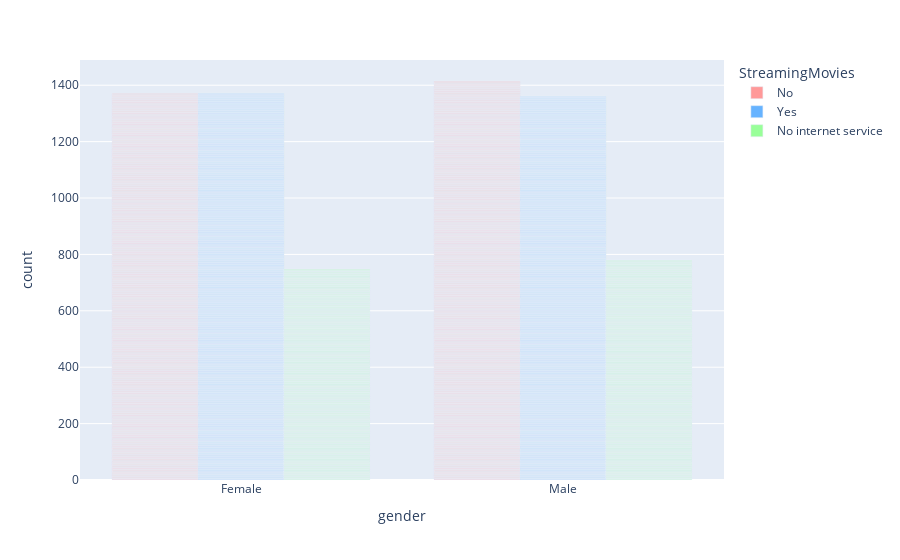

Write notebook code for a chart like this one.
### Code cell
fig = px.bar(df,x="gender",color="StreamingMovies",color_discrete_sequence=custom_palette, barmode="group")
fig.show()

### Figure 1 — Plotly figure (JSON) as saved in the notebook; plotly's stock layout.template omitted (floating-point values rounded to 4 significant figures; data arrays with more than 128 entries replaced by an {"elided": "..."} marker saying what was removed)
{"data": [{"alignmentgroup": "True", "hovertemplate": "StreamingMovies=No<br>gender=%{x}<br>count=%{y}<extra></extra>", "legendgroup": "No", "marker": {"color": "#FF9999", "pattern": {"shape": ""}}, "name": "No", "offsetgroup": "No", "orientation": "v", "showlegend": true, "textposition": "auto", "type": "bar", "x": {"elided": "2785 str values"}, "xaxis": "x", "y": {"elided": "2785 int values"}, "yaxis": "y"}, {"alignmentgroup": "True", "hovertemplate": "StreamingMovies=Yes<br>gender=%{x}<br>count=%{y}<extra></extra>", "legendgroup": "Yes", "marker": {"color": "#66B3FF", "pattern": {"shape": ""}}, "name": "Yes", "offsetgroup": "Yes", "orientation": "v", "showlegend": true, "textposition": "auto", "type": "bar", "x": {"elided": "2732 str values"}, "xaxis": "x", "y": {"elided": "2732 int values"}, "yaxis": "y"}, {"alignmentgroup": "True", "hovertemplate": "StreamingMovies=No internet service<br>gender=%{x}<br>count=%{y}<extra></extra>", "legendgroup": "No internet service", "marker": {"color": "#99FF99", "pattern": {"shape": ""}}, "name": "No internet service", "offsetgroup": "No internet service", "orientation": "v", "showlegend": true, "textposition": "auto", "type": "bar", "x": {"elided": "1526 str values"}, "xaxis": "x", "y": {"elided": "1526 int values"}, "yaxis": "y"}], "layout": {"barmode": "group", "legend": {"title": {"text": "StreamingMovies"}, "tracegroupgap": 0}, "margin": {"t": 60}, "xaxis": {"anchor": "y", "domain": [0, 1], "title": {"text": "gender"}}, "yaxis": {"anchor": "x", "domain": [0, 1], "title": {"text": "count"}}}}
